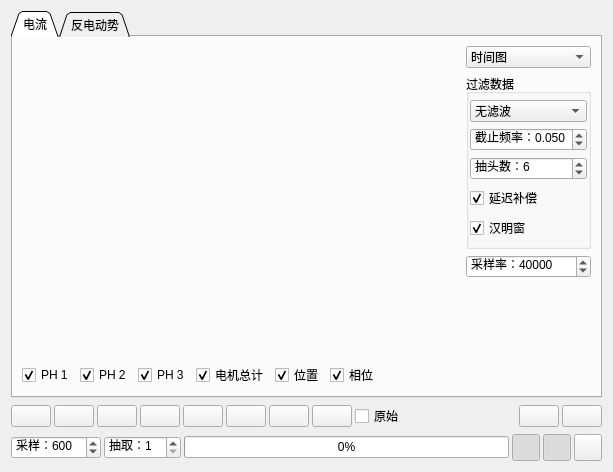
<?xml version="1.0" encoding="UTF-8"?>
<ui version="4.0">
 <class>PageSampledData</class>
 <widget class="QWidget" name="PageSampledData">
  <property name="geometry">
   <rect>
    <x>0</x>
    <y>0</y>
    <width>613</width>
    <height>472</height>
   </rect>
  </property>
  <property name="windowTitle">
   <string>Form</string>
  </property>
  <layout class="QVBoxLayout" name="verticalLayout">
   <item>
    <widget class="QTabWidget" name="tabWidget">
     <property name="tabShape">
      <enum>QTabWidget::TabShape::Triangular</enum>
     </property>
     <property name="currentIndex">
      <number>0</number>
     </property>
     <widget class="QWidget" name="tab_2">
      <attribute name="title">
       <string>电流</string>
      </attribute>
      <layout class="QHBoxLayout" name="horizontalLayout_3" stretch="1,0">
       <item>
        <widget class="QStackedWidget" name="currentStack">
         <property name="currentIndex">
          <number>0</number>
         </property>
         <widget class="QWidget" name="page">
          <layout class="QVBoxLayout" name="verticalLayout_6">
           <property name="leftMargin">
            <number>0</number>
           </property>
           <property name="topMargin">
            <number>0</number>
           </property>
           <property name="rightMargin">
            <number>0</number>
           </property>
           <property name="bottomMargin">
            <number>0</number>
           </property>
           <item>
            <layout class="QVBoxLayout" name="verticalLayout_5">
             <item>
              <widget class="QCustomPlot" name="currentPlot" native="true">
               <property name="sizePolicy">
                <sizepolicy hsizetype="Preferred" vsizetype="Expanding">
                 <horstretch>0</horstretch>
                 <verstretch>0</verstretch>
                </sizepolicy>
               </property>
              </widget>
             </item>
             <item>
              <layout class="QHBoxLayout" name="horizontalLayout_14">
               <item>
                <widget class="QCheckBox" name="showCurrent1Box">
                 <property name="text">
                  <string>PH 1</string>
                 </property>
                 <property name="checked">
                  <bool>true</bool>
                 </property>
                </widget>
               </item>
               <item>
                <widget class="QCheckBox" name="showCurrent2Box">
                 <property name="text">
                  <string>PH 2</string>
                 </property>
                 <property name="checked">
                  <bool>true</bool>
                 </property>
                </widget>
               </item>
               <item>
                <widget class="QCheckBox" name="showCurrent3Box">
                 <property name="text">
                  <string>PH 3</string>
                 </property>
                 <property name="checked">
                  <bool>true</bool>
                 </property>
                </widget>
               </item>
               <item>
                <widget class="QCheckBox" name="showMcTotalCurrentBox">
                 <property name="text">
                  <string>电机总计</string>
                 </property>
                 <property name="checked">
                  <bool>true</bool>
                 </property>
                </widget>
               </item>
               <item>
                <widget class="QCheckBox" name="showPosCurrentBox">
                 <property name="text">
                  <string>位置</string>
                 </property>
                 <property name="checked">
                  <bool>true</bool>
                 </property>
                </widget>
               </item>
               <item>
                <widget class="QCheckBox" name="showPhaseBox">
                 <property name="toolTip">
                  <string>显示 FOC 电机相位</string>
                 </property>
                 <property name="text">
                  <string>相位</string>
                 </property>
                 <property name="checked">
                  <bool>true</bool>
                 </property>
                </widget>
               </item>
               <item>
                <spacer name="horizontalSpacer_3">
                 <property name="orientation">
                  <enum>Qt::Orientation::Horizontal</enum>
                 </property>
                 <property name="sizeHint" stdset="0">
                  <size>
                   <width>0</width>
                   <height>20</height>
                  </size>
                 </property>
                </spacer>
               </item>
              </layout>
             </item>
            </layout>
           </item>
          </layout>
         </widget>
         <widget class="QWidget" name="page_2">
          <layout class="QHBoxLayout" name="horizontalLayout_6">
           <property name="leftMargin">
            <number>0</number>
           </property>
           <property name="topMargin">
            <number>0</number>
           </property>
           <property name="rightMargin">
            <number>0</number>
           </property>
           <property name="bottomMargin">
            <number>0</number>
           </property>
           <item>
            <widget class="QSplitter" name="splitter">
             <property name="orientation">
              <enum>Qt::Orientation::Horizontal</enum>
             </property>
             <widget class="QWidget" name="layoutWidget_3">
              <layout class="QVBoxLayout" name="verticalLayout_8">
               <item>
                <widget class="QCustomPlot" name="filterResponsePlot" native="true"/>
               </item>
               <item>
                <widget class="QCheckBox" name="filterLogScaleBox">
                 <property name="text">
                  <string>对数刻度</string>
                 </property>
                </widget>
               </item>
              </layout>
             </widget>
             <widget class="QWidget" name="layoutWidget_4">
              <layout class="QVBoxLayout" name="verticalLayout_10">
               <item>
                <widget class="QCustomPlot" name="filterPlot" native="true"/>
               </item>
               <item>
                <widget class="QCheckBox" name="filterScatterBox">
                 <property name="text">
                  <string>散点图</string>
                 </property>
                </widget>
               </item>
              </layout>
             </widget>
            </widget>
           </item>
          </layout>
         </widget>
        </widget>
       </item>
       <item>
        <layout class="QVBoxLayout" name="verticalLayout_4" stretch="0,0,0,1">
         <item>
          <widget class="QComboBox" name="plotModeBox">
           <property name="toolTip">
            <string>选择要绘制的内容</string>
           </property>
           <item>
            <property name="text">
             <string>时间图</string>
            </property>
           </item>
           <item>
            <property name="text">
             <string>FFT 图</string>
            </property>
           </item>
           <item>
            <property name="text">
             <string>滤波图</string>
            </property>
           </item>
          </widget>
         </item>
         <item>
          <widget class="QGroupBox" name="groupBox">
           <property name="title">
            <string>过滤数据</string>
           </property>
           <layout class="QVBoxLayout" name="verticalLayout_3">
            <property name="leftMargin">
             <number>1</number>
            </property>
            <property name="topMargin">
             <number>6</number>
            </property>
            <property name="rightMargin">
             <number>1</number>
            </property>
            <property name="bottomMargin">
             <number>6</number>
            </property>
            <item>
             <widget class="QComboBox" name="filterBox">
              <item>
               <property name="text">
                <string>无滤波</string>
               </property>
              </item>
              <item>
               <property name="text">
                <string>FIR 滤波器</string>
               </property>
              </item>
              <item>
               <property name="text">
                <string>均值滤波</string>
               </property>
              </item>
             </widget>
            </item>
            <item>
             <widget class="QDoubleSpinBox" name="currentFilterFreqBox">
              <property name="toolTip">
               <string>FIR 滤波器截止频率</string>
              </property>
              <property name="prefix">
               <string>截止频率：</string>
              </property>
              <property name="decimals">
               <number>3</number>
              </property>
              <property name="maximum">
               <double>0.500000000000000</double>
              </property>
              <property name="singleStep">
               <double>0.005000000000000</double>
              </property>
              <property name="value">
               <double>0.050000000000000</double>
              </property>
             </widget>
            </item>
            <item>
             <widget class="QSpinBox" name="currentFilterTapBox">
              <property name="toolTip">
               <string>FIR 滤波器阶数</string>
              </property>
              <property name="prefix">
               <string>抽头数：</string>
              </property>
              <property name="minimum">
               <number>1</number>
              </property>
              <property name="maximum">
               <number>10</number>
              </property>
              <property name="value">
               <number>6</number>
              </property>
             </widget>
            </item>
            <item>
             <widget class="QCheckBox" name="compDelayBox">
              <property name="toolTip">
               <string>补偿滤波器延迟</string>
              </property>
              <property name="text">
               <string>延迟补偿</string>
              </property>
              <property name="checked">
               <bool>true</bool>
              </property>
             </widget>
            </item>
            <item>
             <widget class="QCheckBox" name="hammingBox">
              <property name="toolTip">
               <string>使用汉明窗</string>
              </property>
              <property name="text">
               <string>汉明窗</string>
              </property>
              <property name="checked">
               <bool>true</bool>
              </property>
             </widget>
            </item>
           </layout>
          </widget>
         </item>
         <item>
          <widget class="QSpinBox" name="fftFreqBox">
           <property name="toolTip">
            <string>计算 FFT 时间轴所用的采样频率</string>
           </property>
           <property name="prefix">
            <string>采样率：</string>
           </property>
           <property name="minimum">
            <number>1</number>
           </property>
           <property name="maximum">
            <number>200000</number>
           </property>
           <property name="singleStep">
            <number>1000</number>
           </property>
           <property name="value">
            <number>40000</number>
           </property>
          </widget>
         </item>
         <item>
          <spacer name="verticalSpacer">
           <property name="orientation">
            <enum>Qt::Orientation::Vertical</enum>
           </property>
           <property name="sizeHint" stdset="0">
            <size>
             <width>10</width>
             <height>10</height>
            </size>
           </property>
          </spacer>
         </item>
        </layout>
       </item>
      </layout>
     </widget>
     <widget class="QWidget" name="tab">
      <attribute name="title">
       <string>反电动势</string>
      </attribute>
      <layout class="QVBoxLayout" name="verticalLayout_2">
       <item>
        <widget class="QCustomPlot" name="voltagePlot" native="true">
         <property name="sizePolicy">
          <sizepolicy hsizetype="Preferred" vsizetype="MinimumExpanding">
           <horstretch>0</horstretch>
           <verstretch>0</verstretch>
          </sizepolicy>
         </property>
        </widget>
       </item>
       <item>
        <layout class="QHBoxLayout" name="horizontalLayout_4">
         <item>
          <widget class="QCheckBox" name="showPh1Box">
           <property name="text">
            <string>PH 1</string>
           </property>
           <property name="checked">
            <bool>true</bool>
           </property>
          </widget>
         </item>
         <item>
          <widget class="QCheckBox" name="showPh2Box">
           <property name="text">
            <string>PH 2</string>
           </property>
           <property name="checked">
            <bool>true</bool>
           </property>
          </widget>
         </item>
         <item>
          <widget class="QCheckBox" name="showPh3Box">
           <property name="text">
            <string>PH 3</string>
           </property>
           <property name="checked">
            <bool>true</bool>
           </property>
          </widget>
         </item>
         <item>
          <widget class="QCheckBox" name="showVirtualGndBox">
           <property name="text">
            <string>虚拟地</string>
           </property>
           <property name="checked">
            <bool>true</bool>
           </property>
          </widget>
         </item>
         <item>
          <widget class="QCheckBox" name="showPosVoltageBox">
           <property name="text">
            <string>位置</string>
           </property>
           <property name="checked">
            <bool>true</bool>
           </property>
          </widget>
         </item>
         <item>
          <widget class="QCheckBox" name="showPhaseVoltageBox">
           <property name="toolTip">
            <string>显示 FOC 电机相位</string>
           </property>
           <property name="text">
            <string>相位</string>
           </property>
           <property name="checked">
            <bool>true</bool>
           </property>
          </widget>
         </item>
         <item>
          <spacer name="horizontalSpacer_2">
           <property name="orientation">
            <enum>Qt::Orientation::Horizontal</enum>
           </property>
           <property name="sizeHint" stdset="0">
            <size>
             <width>0</width>
             <height>20</height>
            </size>
           </property>
          </spacer>
         </item>
         <item>
          <widget class="QCheckBox" name="truncateBox">
           <property name="toolTip">
            <string>截断导通相</string>
           </property>
           <property name="text">
            <string>截断</string>
           </property>
          </widget>
         </item>
        </layout>
       </item>
      </layout>
     </widget>
    </widget>
   </item>
   <item>
    <layout class="QHBoxLayout" name="horizontalLayout_2">
     <property name="spacing">
      <number>3</number>
     </property>
     <item>
      <widget class="QPushButton" name="sampleNowButton">
       <property name="toolTip">
        <string>立即采样</string>
       </property>
       <property name="text">
        <string/>
       </property>
      </widget>
     </item>
     <item>
      <widget class="QPushButton" name="sampleStartButton">
       <property name="toolTip">
        <string>电机启动时采样</string>
       </property>
       <property name="text">
        <string/>
       </property>
       <property name="iconSize">
        <size>
         <width>16</width>
         <height>16</height>
        </size>
       </property>
      </widget>
     </item>
     <item>
      <widget class="QPushButton" name="sampleTriggerStartButton">
       <property name="toolTip">
        <string>电机启动时触发采样</string>
       </property>
       <property name="text">
        <string/>
       </property>
       <property name="iconSize">
        <size>
         <width>30</width>
         <height>16</height>
        </size>
       </property>
       <property name="shortcut">
        <string>P</string>
       </property>
      </widget>
     </item>
     <item>
      <widget class="QPushButton" name="sampleTriggerFaultButton">
       <property name="toolTip">
        <string>故障码触发采样</string>
       </property>
       <property name="text">
        <string/>
       </property>
       <property name="iconSize">
        <size>
         <width>30</width>
         <height>16</height>
        </size>
       </property>
      </widget>
     </item>
     <item>
      <widget class="QPushButton" name="sampleTriggerStartNosendButton">
       <property name="toolTip">
        <string>电机启动时触发采样，不自动发送采样数据</string>
       </property>
       <property name="text">
        <string/>
       </property>
       <property name="iconSize">
        <size>
         <width>40</width>
         <height>16</height>
        </size>
       </property>
      </widget>
     </item>
     <item>
      <widget class="QPushButton" name="sampleTriggerFaultNosendButton">
       <property name="toolTip">
        <string>故障码触发采样，不自动发送采样数据</string>
       </property>
       <property name="text">
        <string/>
       </property>
       <property name="iconSize">
        <size>
         <width>40</width>
         <height>16</height>
        </size>
       </property>
      </widget>
     </item>
     <item>
      <widget class="QPushButton" name="sampleLastButton">
       <property name="toolTip">
        <string>读取最近的采样</string>
       </property>
       <property name="text">
        <string/>
       </property>
      </widget>
     </item>
     <item>
      <widget class="QPushButton" name="sampleStopButton">
       <property name="toolTip">
        <string>停止采样</string>
       </property>
       <property name="text">
        <string/>
       </property>
      </widget>
     </item>
     <item>
      <widget class="QCheckBox" name="rawBox">
       <property name="toolTip">
        <string>使用原始 ADC 值，而非换算后的电压和电流。</string>
       </property>
       <property name="text">
        <string>原始</string>
       </property>
      </widget>
     </item>
     <item>
      <spacer name="horizontalSpacer">
       <property name="orientation">
        <enum>Qt::Orientation::Horizontal</enum>
       </property>
       <property name="sizeHint" stdset="0">
        <size>
         <width>40</width>
         <height>20</height>
        </size>
       </property>
      </spacer>
     </item>
     <item>
      <widget class="QPushButton" name="loadDataButton">
       <property name="toolTip">
        <string>从 CSV 文件加载采样</string>
       </property>
       <property name="text">
        <string/>
       </property>
      </widget>
     </item>
     <item>
      <widget class="QPushButton" name="saveDataButton">
       <property name="sizePolicy">
        <sizepolicy hsizetype="Fixed" vsizetype="Fixed">
         <horstretch>0</horstretch>
         <verstretch>0</verstretch>
        </sizepolicy>
       </property>
       <property name="toolTip">
        <string>将采样保存到 CSV 文件...</string>
       </property>
       <property name="text">
        <string/>
       </property>
      </widget>
     </item>
    </layout>
   </item>
   <item>
    <layout class="QHBoxLayout" name="horizontalLayout">
     <property name="spacing">
      <number>3</number>
     </property>
     <item>
      <widget class="QSpinBox" name="samplesBox">
       <property name="toolTip">
        <string>采样总数；在触发模式下为触发前的采样数</string>
       </property>
       <property name="prefix">
        <string>采样：</string>
       </property>
       <property name="maximum">
        <number>1000</number>
       </property>
       <property name="singleStep">
        <number>100</number>
       </property>
       <property name="value">
        <number>600</number>
       </property>
      </widget>
     </item>
     <item>
      <widget class="QSpinBox" name="decimationBox">
       <property name="toolTip">
        <string>抽取（跳过部分采样以容纳更多数据）</string>
       </property>
       <property name="prefix">
        <string>抽取：</string>
       </property>
       <property name="minimum">
        <number>1</number>
       </property>
       <property name="value">
        <number>1</number>
       </property>
      </widget>
     </item>
     <item>
      <widget class="QProgressBar" name="sampProgBar">
       <property name="value">
        <number>0</number>
       </property>
      </widget>
     </item>
     <item>
      <widget class="QToolButton" name="zoomHButton">
       <property name="sizePolicy">
        <sizepolicy hsizetype="Fixed" vsizetype="Fixed">
         <horstretch>0</horstretch>
         <verstretch>0</verstretch>
        </sizepolicy>
       </property>
       <property name="font">
        <font>
         <pointsize>3</pointsize>
        </font>
       </property>
       <property name="toolTip">
        <string>启用水平缩放</string>
       </property>
       <property name="text">
        <string/>
       </property>
       <property name="iconSize">
        <size>
         <width>20</width>
         <height>20</height>
        </size>
       </property>
       <property name="checkable">
        <bool>true</bool>
       </property>
       <property name="checked">
        <bool>true</bool>
       </property>
      </widget>
     </item>
     <item>
      <widget class="QToolButton" name="zoomVButton">
       <property name="sizePolicy">
        <sizepolicy hsizetype="Fixed" vsizetype="Fixed">
         <horstretch>0</horstretch>
         <verstretch>0</verstretch>
        </sizepolicy>
       </property>
       <property name="font">
        <font>
         <pointsize>3</pointsize>
        </font>
       </property>
       <property name="toolTip">
        <string>启用垂直缩放</string>
       </property>
       <property name="text">
        <string/>
       </property>
       <property name="iconSize">
        <size>
         <width>20</width>
         <height>20</height>
        </size>
       </property>
       <property name="checkable">
        <bool>true</bool>
       </property>
       <property name="checked">
        <bool>true</bool>
       </property>
      </widget>
     </item>
     <item>
      <widget class="QToolButton" name="rescaleButton">
       <property name="toolTip">
        <string>重新缩放图表以适应</string>
       </property>
       <property name="text">
        <string/>
       </property>
       <property name="iconSize">
        <size>
         <width>20</width>
         <height>20</height>
        </size>
       </property>
      </widget>
     </item>
    </layout>
   </item>
  </layout>
 </widget>
 <customwidgets>
  <customwidget>
   <class>QCustomPlot</class>
   <extends>QWidget</extends>
   <header>widgets/qcustomplot.h</header>
   <container>1</container>
  </customwidget>
 </customwidgets>
 <resources/>
 <connections/>
</ui>
